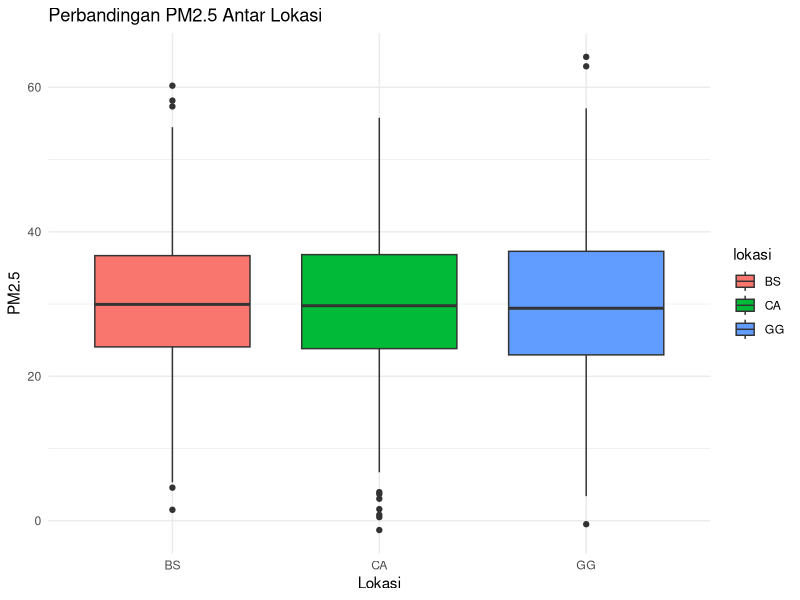

The R source for this figure:
########################################################
# 📌 ANALISIS PERBEDAAN PM2.5 ANTAR LOKASI (ANOVA)
########################################################

# 1. GENERATE DATA (sesuai soal)
set.seed(123)

n <- 2160

data <- data.frame(
  id = 1:n,
  lokasi = sample(c("GG","CA","BS"), n, replace = TRUE),
  pm25 = rnorm(n, mean = 30, sd = 10),
  suhu = rnorm(n, mean = 28, sd = 2),
  kelembaban = rnorm(n, mean = 70, sd = 5),
  status_hujan = sample(c("Hujan","Tidak"), n, replace = TRUE),
  jam = sample(0:23, n, replace = TRUE)
)

# 2. LIHAT RINGKASAN DATA
summary(data)

# 3. CEK RATA-RATA PM2.5 PER LOKASI
aggregate(pm25 ~ lokasi, data = data, mean)

########################################################
# 🔥 4. UJI ANOVA
########################################################

# Model ANOVA
anova_model <- aov(pm25 ~ lokasi, data = data)

# Hasil ANOVA
summary(anova_model)

########################################################
# 📊 INTERPRETASI
########################################################

# Ambil p-value
p_value <- summary(anova_model)[[1]][["Pr(>F)"]][1]

cat("P-value =", p_value, "\n")

if(p_value < 0.05){
  cat("Kesimpulan: TOLAK H0 → Ada perbedaan signifikan antar lokasi\n")
} else {
  cat("Kesimpulan: GAGAL TOLAK H0 → Tidak ada perbedaan signifikan\n")
}

########################################################
# 🔥 5. UJI LANJUT (POST-HOC TEST)
########################################################

# Jika ANOVA signifikan, lanjut Tukey
tukey <- TukeyHSD(anova_model)

# Lihat hasil
tukey

########################################################
# 📊 6. VISUALISASI (WAJIB DI LAPORAN 🔥)
########################################################

# Install jika belum ada
if(!require(ggplot2)){
  install.packages("ggplot2")
  library(ggplot2)
}

# Boxplot
ggplot(data, aes(x=lokasi, y=pm25, fill=lokasi)) +
  geom_boxplot() +
  labs(
    title="Perbandingan PM2.5 Antar Lokasi",
    x="Lokasi",
    y="PM2.5"
  ) +
  theme_minimal()
